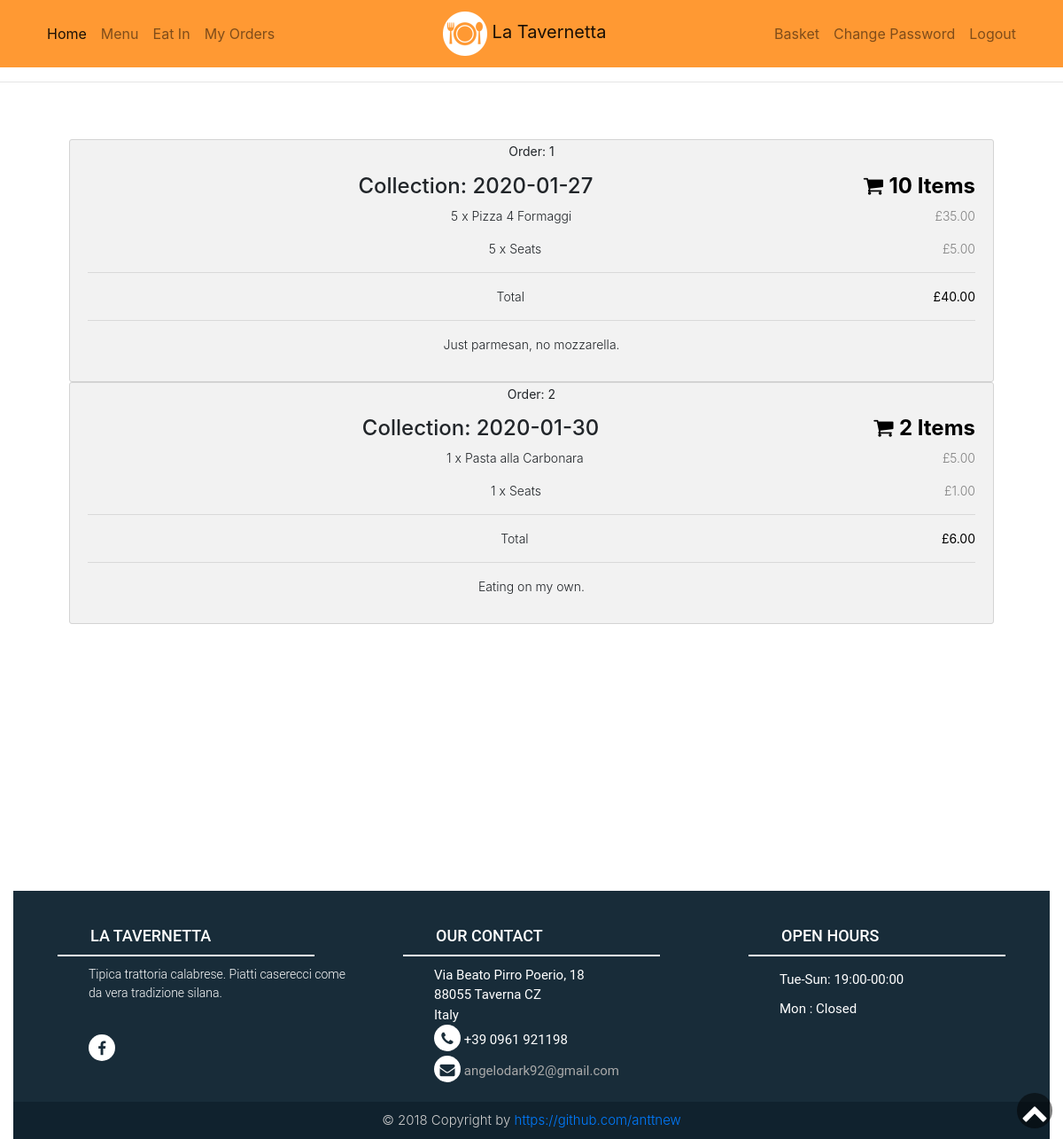
The app's page /orders/ (signed in) with its own data.
### tables this page shows
CREATE TABLE 'orders' ('id' integer PRIMARY KEY NOT NULL, 'item_id' integer NOT NULL, 'user_id' integer NOT NULL, 'coll_day' date NOT NULL, 'total_price' numeric NOT NULL, 'item_name'  text NOT NULL  , 'number'  INTEGER NOT NULL  );

CREATE TABLE 'notes' ('id' integer PRIMARY KEY NOT NULL, 'user_id' integer NOT NULL, 'coll_day' date NOT NULL, 'notes' text);

### app.py (the view)
@app.route("/orders/", methods=["GET", "POST"])
@login_required
def orders():
    if session.get("user_id"):
        day = db.execute("SELECT SUM (number) as number, coll_day, SUM (total_price) as totalp_day, user_id FROM orders WHERE user_id = :userid GROUP BY coll_day ORDER BY coll_day", userid=session.get("user_id"))
        items = db.execute("SELECT SUM(number) as number, item_name, SUM(total_price) as total_price, coll_day FROM orders WHERE user_id = :userid GROUP BY item_id, coll_day ORDER BY item_id", userid=session.get("user_id"))
        notes = db.execute("SELECT notes, coll_day, user_id FROM notes WHERE user_id=:userid", userid=session.get("user_id"))
        if not day:
            flash("You have no orders to show!")
        return render_template("orders.html", day=day, items=items, notes=notes)
    else:
        flash("Can't see that page if you are not logged in!")
        return redirect(url_for("login"))

### app.py (called while the page is built)
def pound(value):
    return f"£{value:,.2f}"

def login_required(f):
    @wraps(f)
    def decorated_function(*args, **kwargs):
        if session.get("user_id") is None:
            return redirect(url_for("login"))
        return f(*args, **kwargs)
    return decorated_function

### templates/orders.html (shortened to what this page needs)
{% extends "layout.html" %}
{% block main %}
<div id="basket">
    <div class="row height">
            <div class="col-25">
                {% for days in day %}
                <div class="container">
                    <h4><p><strong>Order: {{loop.index}}</strong></p>Collection: {{days.coll_day}}
                    <span class="price" style="color:black">
                    <i class="fa fa-shopping-cart"></i>
                    <b>{{days.number}} Items</b>
                    </span>
                    </h4>
                    {% for item in items%}
                        {% if item.coll_day == days.coll_day %}
                        <p>{{item.number}} x {{item.item_name}} <span class="price">{{item.total_price | pound}}</span></p>
                        {% endif %}
                    {% endfor %}
                    <hr>
                    <p>Total <span class="price" style="color:black"><b>{{days.totalp_day | pound}}</b></span></p>
                    <hr>
                    {% for note in notes %}
                        {% if note.coll_day == days.coll_day and note.user_id == days.user_id %}
                        <p>{{note.notes}}</p>
                        {% endif %}
                    {% endfor %}
                </div>
                {% endfor %}
        </div>
    </div>
</div>
{% endblock %}

### static/styles.css (style rules this page uses)
.height { height: 100vh; }
body { font-family: 'Montserrat', sans-serif; color: #333; line-height: 1.6; }
p { font-weight: 300; font-size: 14px; }
#basket .row { display: -ms-flexbox; display: flex; -ms-flex-wrap: wrap; flex-wrap: wrap; margin: 0 -16px; }
#basket .col-25 { -ms-flex: 25%; flex: 25%; }
#basket .col-25, #basket .col-50, #basket .col-75 { padding: 0 16px; }
#basket .container { background-color: #f2f2f2; padding: 5px 20px 15px 20px; border: 1px solid lightgrey; border-radius: 3px; }
#basket span.price { float: right; color: grey; }

### records on screen
orders: number "5", item_name "Pizza 4 Formaggi", total_price|pound "£35.00"
notes: notes "Just parmesan, no mozzarella."
orders: number "1", item_name "Pasta alla Carbonara", total_price|pound "£5.00"
notes: notes "Eating on my own."

### other values on screen
{{ days.coll_day }} "2020-01-27" "2020-01-30"
{{ days.number }} "10" "2"
{{ item.number }} "5" "1"
{{ item.item_name }} "Seats" "Seats"
{{ item.total_price | pound }} "£5.00" "£1.00"
{{ days.totalp_day | pound }} "£40.00" "£6.00"
